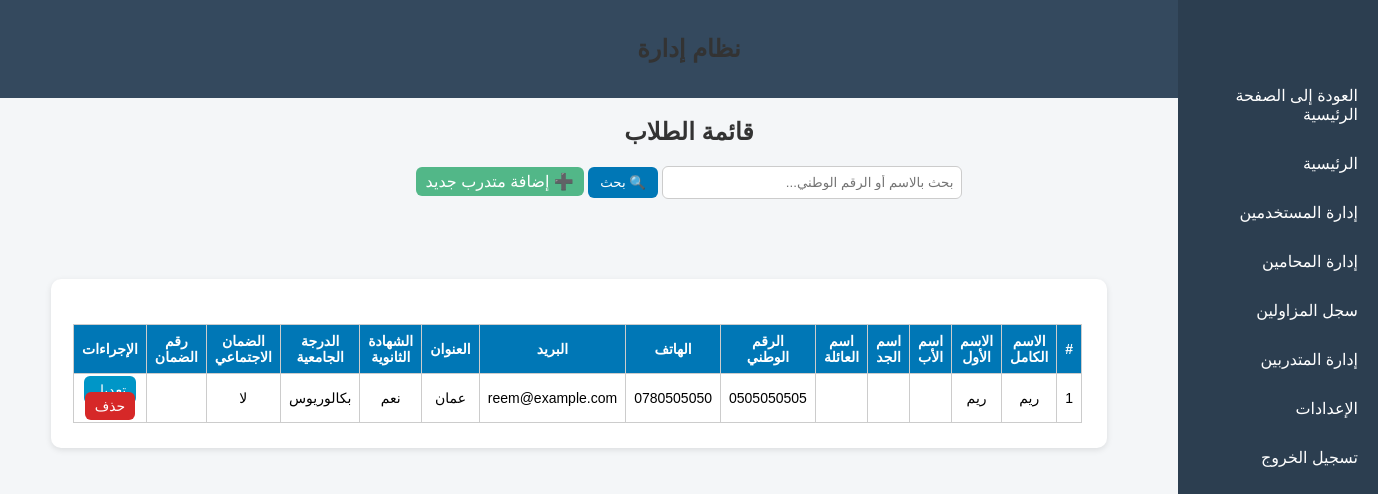
The app's page /admin/trainees/trainees.php (signed in), older data.
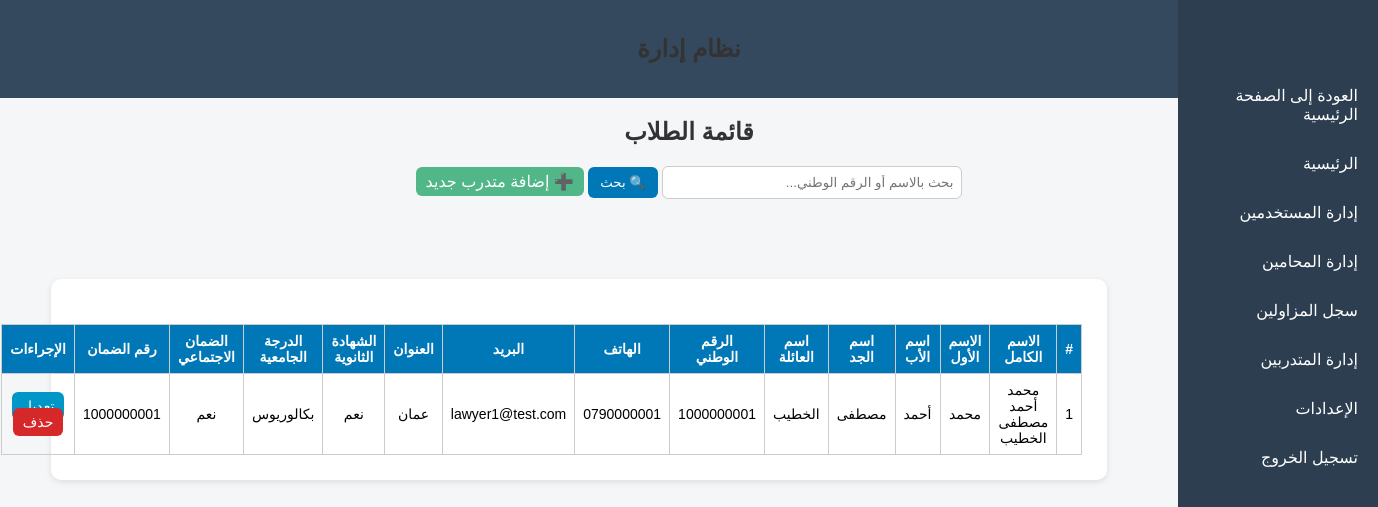
The same page, newer data.
### tables this page shows
CREATE TABLE `trainees` (
  `trainee_id` int(11) NOT NULL,
  `user_id` int(11) NOT NULL,
  `highschool_certificate` enum('نعم','لا') NOT NULL DEFAULT 'لا',
  `university_degree` enum('بكالوريوس','ماجستير','دكتوراه') DEFAULT NULL,
  `no_conviction_doc` varchar(255) DEFAULT NULL,
  `good_conduct_doc` varchar(255) DEFAULT NULL,
  `social_security` enum('نعم','لا') NOT NULL DEFAULT 'لا',
  `social_security_number` varchar(100) DEFAULT NULL,
  `created_at` datetime NOT NULL DEFAULT current_timestamp(),
  `updated_at` datetime NOT NULL DEFAULT current_timestamp() ON UPDATE current_timestamp(),
  `full_name` varchar(200) DEFAULT NULL,
  `first_name` varchar(100) DEFAULT NULL,
  `father_name` varchar(100) DEFAULT NULL,
  `grandfather_name` varchar(100) DEFAULT NULL,
  `family_name` varchar(100) DEFAULT NULL,
  `national_id` varchar(30) DEFAULT NULL,
  `phone` varchar(30) DEFAULT NULL,
  `email` varchar(150) DEFAULT NULL,
  `home_address` varchar(255) DEFAULT NULL
);

CREATE TABLE `users` (
  `user_id` int(11) NOT NULL,
  `full_name` varchar(200) NOT NULL,
  `national_id` varchar(30) NOT NULL,
  `phone` varchar(30) DEFAULT NULL,
  `email` varchar(150) DEFAULT NULL,
  `address` varchar(255) DEFAULT NULL,
  `password` varchar(255) NOT NULL,
  `role` enum('trainee','lawyer','admin') NOT NULL DEFAULT 'trainee',
  `created_at` datetime NOT NULL DEFAULT current_timestamp(),
  `updated_at` datetime NOT NULL DEFAULT current_timestamp() ON UPDATE current_timestamp()
);

### admin/trainees/trainees.php (the view, shortened to what this page needs)
<?php
require_once("../../config/db.php");
include("../includes/header.php");
$search = $_GET['search'] ?? "";
$query = "
    SELECT s.*, u.full_name, u.national_id, u.phone, u.email
    FROM trainees s
    JOIN users u ON s.user_id = u.user_id
";
$query .= " ORDER BY u.full_name ASC";
$stmt = $pdo->prepare($query);
if ($search) {
    $stmt->execute([":s" => "%$search%"]);
} else {
    $stmt->execute();
}
$trainees = $stmt->fetchAll(PDO::FETCH_ASSOC);
?>
<!DOCTYPE html>
<html lang="ar" dir="rtl">
<head>
<link rel="stylesheet" href="../../assets/css/admin.css">
</head>
<body>
<h2>قائمة الطلاب</h2>
<form method="GET">
    <input type="text" name="search" placeholder="بحث بالاسم أو الرقم الوطني..." value="<?= htmlspecialchars($search) ?>">
    <button type="submit">🔍 بحث</button>
    <a href="add_trainee.php" class="btn" style="background:#52b788;">➕ إضافة متدرب جديد</a>
</form>
<div class="admin-container">
<?php include("../includes/sidebar.php"); ?>
<div class="container">
<?php if ($trainees): ?>
<table>
<thead>
<tr>
    <th>#</th>
    <th>الاسم الكامل</th>
    <th>الاسم الأول</th>
    <th>اسم الأب</th>
    <th>اسم الجد</th>
    <th>اسم العائلة</th>
    <th>الرقم الوطني</th>
    <th>الهاتف</th>
    <th>البريد</th>
    <th>العنوان</th>
    <th>الشهادة الثانوية</th>
    <th>الدرجة الجامعية</th>
    <th>الضمان الاجتماعي</th>
    <th>رقم الضمان</th>
    <th>الإجراءات</th>
</tr>
</thead>
<tbody>
<?php foreach ($trainees as $i => $s): ?>
<tr>
    <td><?= $i+1 ?></td>
    <td><?= htmlspecialchars($s['full_name']) ?></td>
    <td><?= htmlspecialchars($s['first_name']) ?></td>
    <td><?= htmlspecialchars($s['father_name']) ?></td>
    <td><?= htmlspecialchars($s['grandfather_name']) ?></td>
    <td><?= htmlspecialchars($s['family_name']) ?></td>
    <td><?= htmlspecialchars($s['national_id']) ?></td>
    <td><?= htmlspecialchars($s['phone']) ?></td>
    <td><?= htmlspecialchars($s['email']) ?></td>
    <td><?= htmlspecialchars($s['home_address']) ?></td>
    <td><?= htmlspecialchars($s['highschool_certificate']) ?></td>
    <td><?= htmlspecialchars($s['university_degree']) ?></td>
    <td><?= htmlspecialchars($s['social_security']) ?></td>
    <td><?= htmlspecialchars($s['social_security_number']) ?></td>
    <td>
        <a class="btn edit-btn" href="edit_trainee.php?id=<?= $s['trainee_id'] ?>">تعديل</a>
        <a class="btn delete-btn" onclick="return confirm('هل أنت متأكد من حذف هذا المتدرب؟')" href="delete_trainee.php?id=<?= $s['trainee_id'] ?>">حذف</a>
    </td>
</tr>
<?php endforeach; ?>
</tbody>
</table>
<?php else: ?>
<p class="no-data">لا توجد نتائج.</p>
<?php endif; ?>
</div>
</div>
</body>
</html>

Row changes from the older to the newer data that the page shows:
no longer on this page (row unchanged): trainees: user.full_name "ريم", first_name "ريم", user.national_id "0505050505", user.phone "0780505050", user.email "reem@example.com", home_address "عمان", highschool_certificate "نعم", university_degree "بكالوريوس", social_security "لا"
added trainees: user.full_name "محمد أحمد مصطفى الخطيب", first_name "محمد", father_name "أحمد", grandfather_name "مصطفى", family_name "الخطيب", user.national_id "1000000001", user.phone "0790000001", user.email "lawyer1@test.com", home_address "عمان", highschool_certificate "نعم", university_degree "بكالوريوس", social_security "نعم", social_security_number "1000000001"
